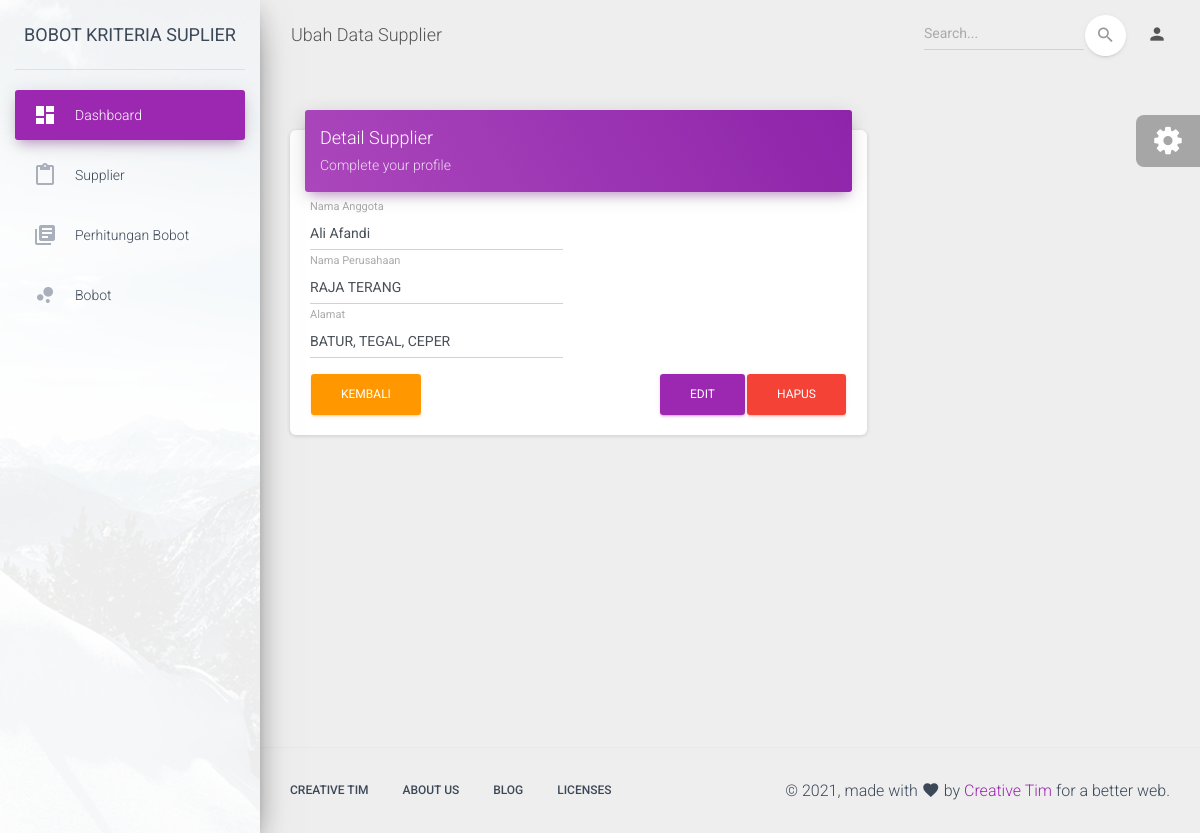
/welcome/update_supplier/16, run on the app's committed database.
### tables this page shows
CREATE TABLE `tb_supplier` (
  `id_anggota` int(11) NOT NULL,
  `nama_anggota` varchar(255) NOT NULL,
  `nama_perusahaan` varchar(255) NOT NULL,
  `alamat` text NOT NULL
);

### application/controllers/Welcome.php (called while the page is built, shortened)
<?php
class Welcome extends CI_Controller
{
	public function __construct()
	{
		$this->load->model("supplier_model");
	}
	public function update_supplier($id)
	{
		$data['title'] = 'Ubah Data Supplier';
		$data['supplier'] = $this->db->get_where('tb_supplier', ['id_anggota' => $id])->row_array();
		$this->load->view('_partials/head', $data);
		$this->load->view('_partials/sidebar', $data);
		$this->load->view('_partials/topbar', $data);
		$this->load->view('update_supplier', $data);
		$this->load->view('_partials/foot', $data);
	}
}

### index.php (called while the page is built, shortened)
<?php
require_once BASEPATH.'core/CodeIgniter.php';

### application/views/update_supplier.php (the view, shortened to what this page needs)
            <div class="content">
                <div class="container-fluid">
                    <div class="row">
                        <div class="col-md-8">
                            <div class="card">
                                <div class="card-header card-header-primary">
                                    <h4 class="card-title">Detail Supplier</h4>
                                    <p class="card-category">Complete your profile</p>
                                </div>
                                <div class="card-body">
                                    <form method="post" action="<?= base_url('welcome/edit_supplier') ?>">
                                        <div class="row">
                                            <div class="col-md-6">
                                                <div class="form-group">
                                                    <label class="bmd-label-floating">Nama Anggota</label>
                                                    <input type="text" name="nama_anggota" class="form-control" value="<?= $supplier['nama_anggota']; ?>">
                                                </div>
                                            </div>
                                        </div>
                                        <div class="row">
                                            <div class="col-md-6">
                                                <div class="form-group">
                                                    <label class="bmd-label-floating">Nama Perusahaan</label>
                                                    <input type="text" name="nama_perusahaan" class="form-control" value="<?= $supplier['nama_perusahaan']; ?>">
                                                </div>
                                            </div>
                                        </div>
                                        <div class="row">
                                            <div class="col-md-6">
                                                <div class="form-group">
                                                    <label class="bmd-label-floating">Alamat</label>
                                                    <input type="text" name="alamat" class="form-control" value="<?= $supplier['alamat']; ?>">
                                                </div>
                                            </div>
                                        </div>
                                        <button type="button" class="btn btn-danger pull-right"  data-toggle="modal" data-target="#yakinhapus">HAPUS</button>
                                        <button type="submit" class="btn btn-primary pull-right">EDIT</button>
                                        <a class="btn btn-warning" href="<?= base_url('welcome/supplier') ?>">KEMBALI</a>
                                    </form>
</div>
                                </div>
                            </div>
                        </div>
                    </div>
                </div>
            </div>

### data on the page
tb_supplier: nama_anggota "Ali Afandi", nama_perusahaan "RAJA TERANG", alamat "BATUR, TEGAL, CEPER"

### other printed values
$title "Ubah Data Supplier"
